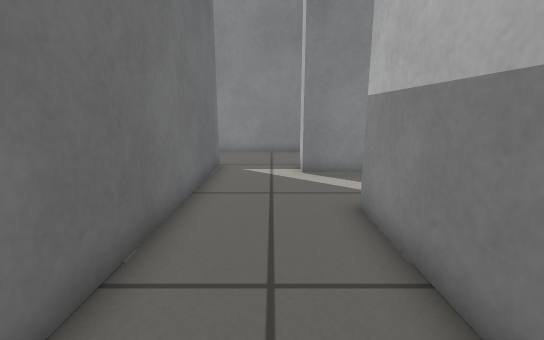
[1] (above)

12 first-person views from a walk through a robot-simulator world made for Gazebo. The camera is 0.53 m above the floor, tilts 12° down and sees 90° across. The floor is counted in squares, 0.25 m on a side. Each view is taken from the middle of a square. On the plan, view 1 faces up. The plan holds only what a view shows up to about 16 squares ahead; the rest is blank.

[2]
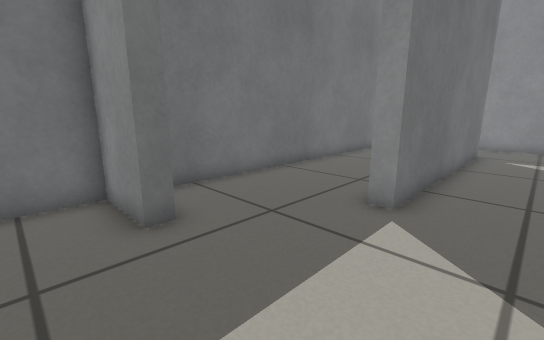

[3]
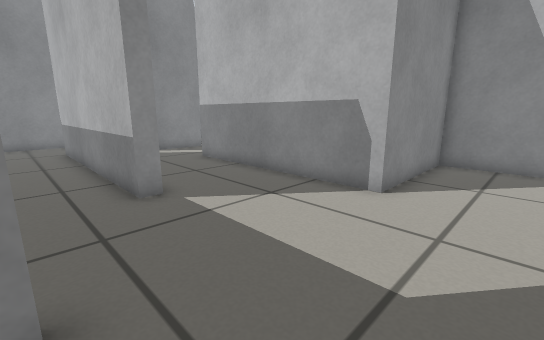

[4]
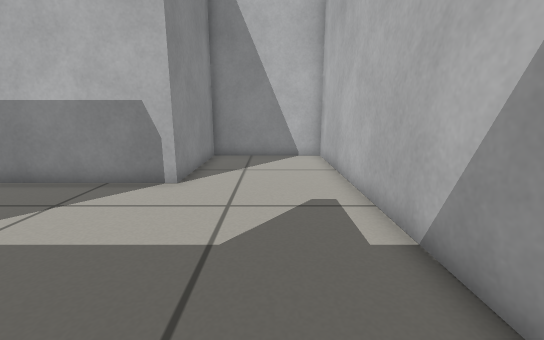

[5]
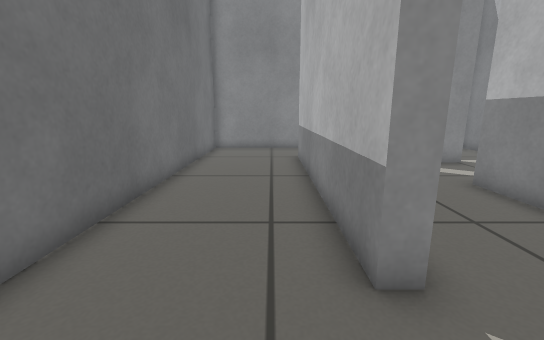

[6]
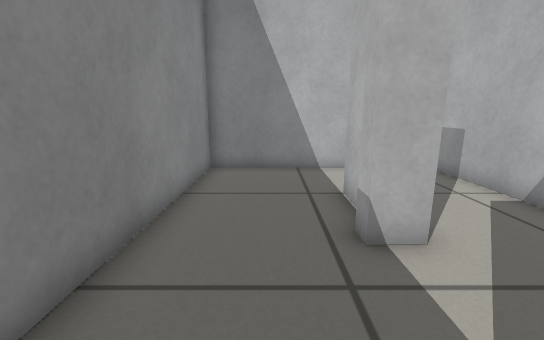

[7]
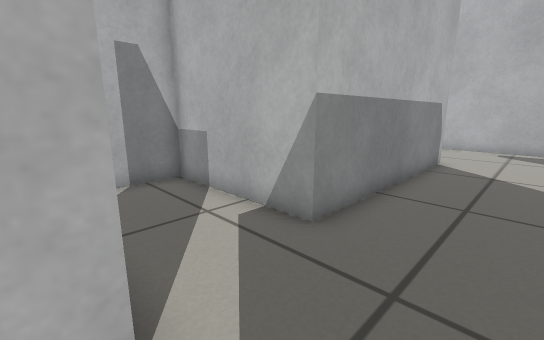

[8]
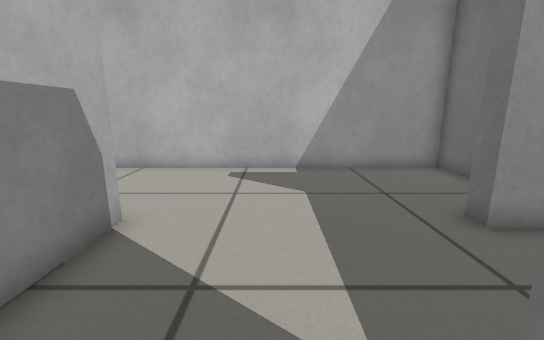

[9]
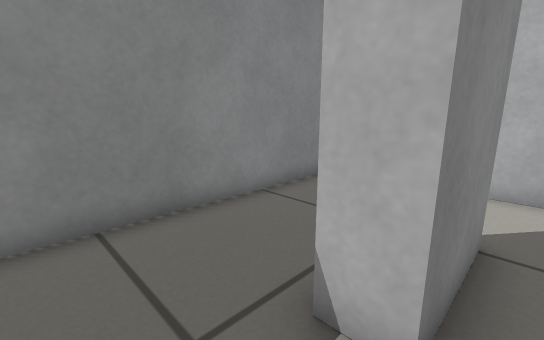

[10]
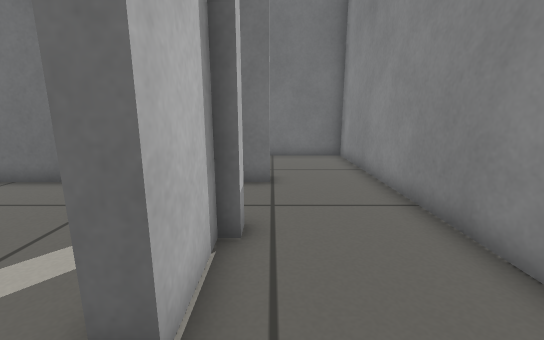

[11]
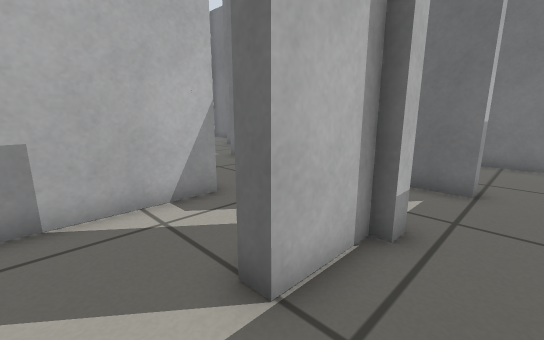

[12]
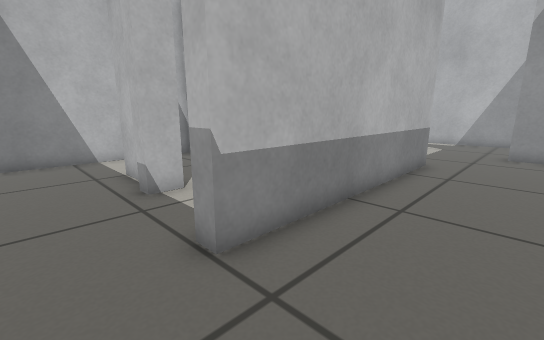

### Floor plan
Points are (right, up) in squares from view 1. A wall is a line through its corners. A room is listed if a view was taken in it or the views show most of it. See-through windows are left out.
Room 1 (views 1, 2, 3, 4, 5, 6, 8, 12)
walls: (-6.1, -2.7) (-5, -2.7) (-5, -3.3) (-7.4, -3.3) (-7.4, -8.4) (7.4, -8.4) (7.4, -3.1) (2, -3.1) (2, 5.9); (-2.1, 7.4) (-2.1, 0.9) (-2.7, 0.9) (-2.7, 10.9) (-2.1, 10.9); (-1.5, 14.4) (-7.4, 14.4) (-7.4, -1.8)
ways out: opening at (-2.5, 12.5) to room 2; opening at (0, 6.3) to room 2
Room 2 (views 7, 9, 10, 11)
walls: (1.7, 10.1) (4.1, 10.1) (4.1, 9.5) (1.1, 9.5) (1.1, 10.5) (1.7, 10.5); (-2.1, 10.9) (-2.1, 7.4); (2, 5.9) (7.4, 5.9) (7.4, 14.4) (-1.5, 14.4)
ways out: opening at (-2.5, 12.5) to room 1; opening at (0, 6.3) to room 1

Positions as (right, up) in squares from view 1, and headings:
1: (0, 0), facing up
2: (0, -5), facing up-left
3: (-5, -6), facing up-right
4: (-6, -6), facing right
5: (-4, -2), facing up
6: (-3, 12), facing right
7: (-1, 10), facing down-right
8: (-1, 2), facing down
9: (-1, 9), facing up-right
10: (6, 11), facing left
11: (6, 12), facing down-left
12: (-6, 13), facing down-right
